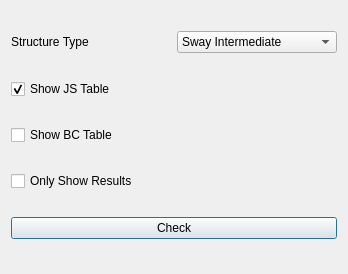
<?xml version="1.0" encoding="UTF-8"?>
<ui version="4.0">
 <class>about</class>
 <widget class="QDialog" name="about">
  <property name="windowModality">
   <enum>Qt::NonModal</enum>
  </property>
  <property name="geometry">
   <rect>
    <x>0</x>
    <y>0</y>
    <width>348</width>
    <height>274</height>
   </rect>
  </property>
  <property name="windowTitle">
   <string>Joint Shear BC</string>
  </property>
  <property name="windowIcon">
   
  </property>
  <property name="modal">
   <bool>false</bool>
  </property>
  <layout class="QVBoxLayout" name="verticalLayout">
   <item>
    <layout class="QHBoxLayout" name="horizontalLayout">
     <item>
      <widget class="QLabel" name="label_3">
       <property name="enabled">
        <bool>true</bool>
       </property>
       <property name="text">
        <string>Structure Type</string>
       </property>
      </widget>
     </item>
     <item>
      <widget class="QComboBox" name="structure_type_combobox">
       <item>
        <property name="text">
         <string>Sway Intermediate</string>
        </property>
       </item>
       <item>
        <property name="text">
         <string>Sway Special</string>
        </property>
       </item>
      </widget>
     </item>
    </layout>
   </item>
   <item>
    <widget class="QCheckBox" name="show_js_table">
     <property name="toolTip">
      <string>Joint Shear Capacity Ratio</string>
     </property>
     <property name="text">
      <string>Show JS Table</string>
     </property>
     <property name="checked">
      <bool>true</bool>
     </property>
    </widget>
   </item>
   <item>
    <widget class="QCheckBox" name="show_bc_table">
     <property name="toolTip">
      <string>(6/5) Beam/Column Capacity Ratios</string>
     </property>
     <property name="text">
      <string>Show BC Table</string>
     </property>
     <property name="checked">
      <bool>false</bool>
     </property>
    </widget>
   </item>
   <item>
    <widget class="QCheckBox" name="only_show_results_checkbox">
     <property name="toolTip">
      <string>Do not Create Joint Shear File and only Show the Results</string>
     </property>
     <property name="text">
      <string>Only Show Results</string>
     </property>
     <property name="checked">
      <bool>false</bool>
     </property>
    </widget>
   </item>
   <item>
    <widget class="QPushButton" name="check">
     <property name="text">
      <string>Check</string>
     </property>
     <property name="icon">
      
     </property>
     <property name="iconSize">
      <size>
       <width>100</width>
       <height>100</height>
      </size>
     </property>
    </widget>
   </item>
  </layout>
 </widget>
 <resources/>
 <connections/>
</ui>
